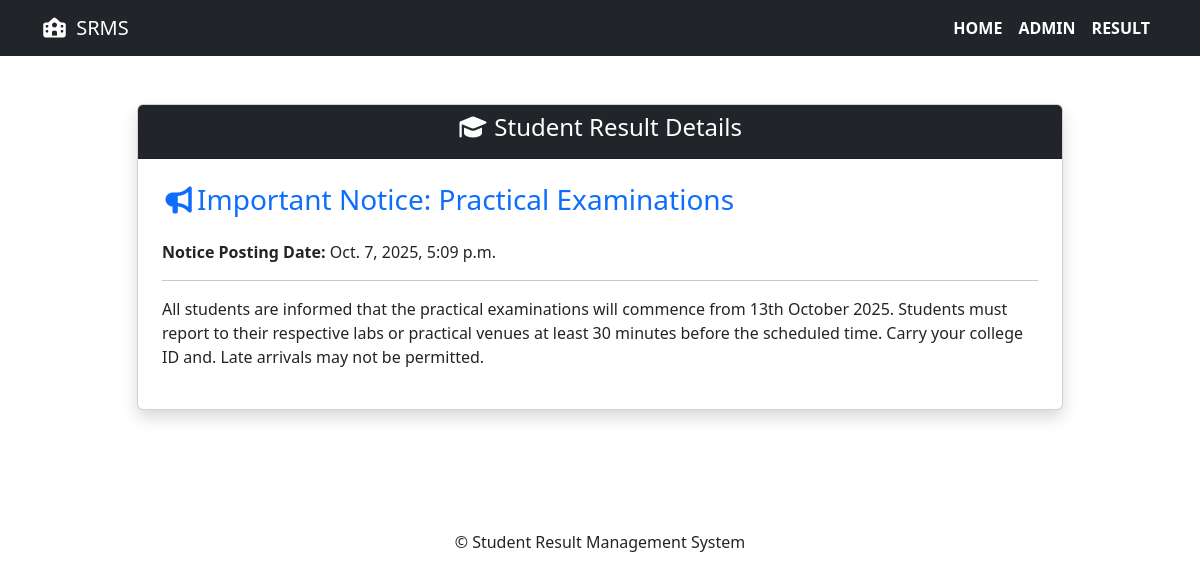
The app's page /notice_detail/8/ with its own data.
### resultapp/models.py (models this page shows, shortened)
class Notice(models.Model):
    title = models.CharField(max_length=100)
    detail = models.TextField()
    posting_date = models.DateTimeField(auto_now_add=True)
    updation_date = models.DateTimeField(auto_now=True)

### resultapp/views.py (the view)
# urls.py: path('notice_detail/<int:notice_id>/',notice_detail, name='notice_detail'),
def notice_detail(request, notice_id):
    notices = Notice.objects.get(id=notice_id)
    return render(request, 'notice_detail.html', locals())

### resultapp/templates/notice_detail.html (shortened to what this page needs)
{% extends "base.html" %}
{% block content %}
<div class="container py-5" id="example">
    <div class="row justify-content-center">
        <div class="col-lg-10">
            <div class="card shadow  mb-5 bg-white rounded">
                <div class="card-header text-center bg-dark text-white py-2">
                    <h4><i class="fas fa-graduation-cap"></i> Student Result Details </h4>
                </div>
                <div class="card-body p-4">
                    <h3 class="mb-4 text-primary"><i class="fas fa-bullhorn"></i>{{notices.title}}</h3>
                    <p><strong>Notice Posting Date: </strong>{{notices.posting_date}}</p>
                    <hr/>
                    <p>{{notices.detail}}</p>
                </div>
            </div>
        </div>
    </div>
</div>
{% endblock  %}

### records on screen
Notice: title "Important Notice: Practical Examinations", posting_date "Oct. 7, 2025, 5:09 p.m.", detail "All students are informed that the practical examinations will commence from 13th October 2025. Students must report to their respective labs or practical venues at least 30 minutes before the scheduled time. Carry your college ID and. Late arrivals may not be permitted."
